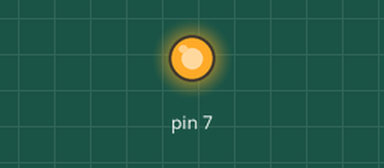
Simulated run of this program. Board: Raspberry Pi (header pin numbers). Parts: output pins drawn as LEDs (lit = HIGH). At 1.0 s the program stops and its outputs stay as they are.

Above: at 0.1 s.
At 1.1 s:
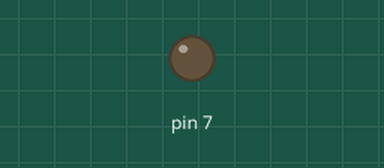
Timing chart, 0 to 2.5 s (numbered marks = the images above):
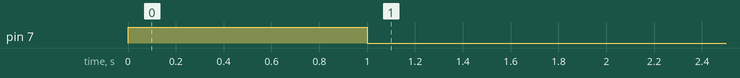

Measured:
- by itself, pin 7: LOW → HIGH at 0.00 s, → LOW 1.0 s later

The program:

gpio.py
```python
#!/usr/bin/python

import RPi.GPIO as GPIO
from optparse import OptionParser
import time

if __name__ == "__main__":
	parser = OptionParser(usage="usage: %prog [options]")
	parser.add_option("-p", "--pin",
			  type="int",
			  dest="pin",
			  help="PWM pin on Raspberry Pi3 board, 7 by default",
			  default=7)
	(options, args) = parser.parse_args()

	# Init GPIO
	GPIO.setmode(GPIO.BOARD)
	GPIO.setup(options.pin,GPIO.OUT)

	GPIO.output(options.pin, GPIO.HIGH)
	time.sleep(1)
	GPIO.output(options.pin, GPIO.LOW)

	# Clean GPIO
	GPIO.cleanup()
```
